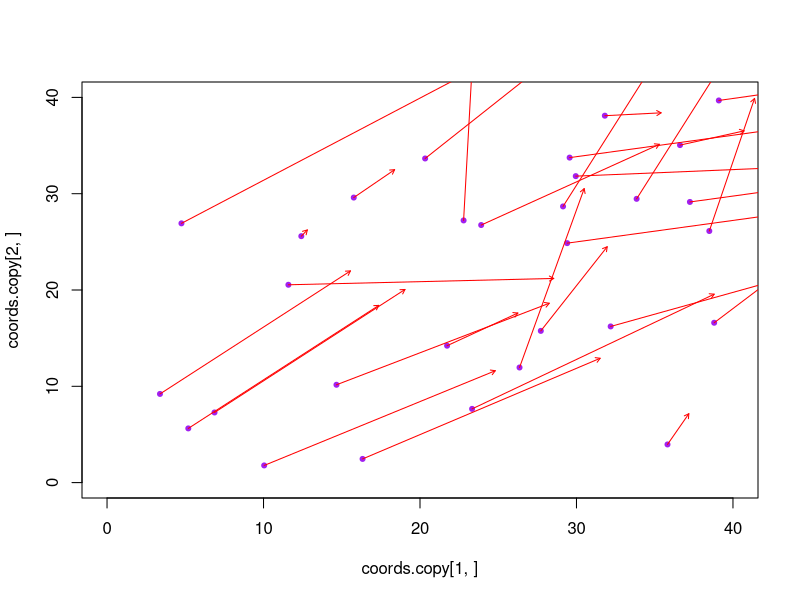
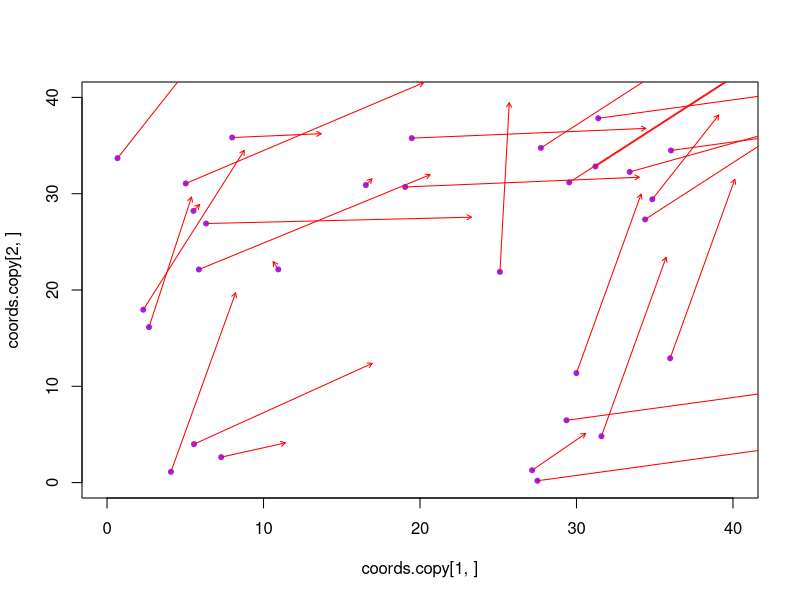
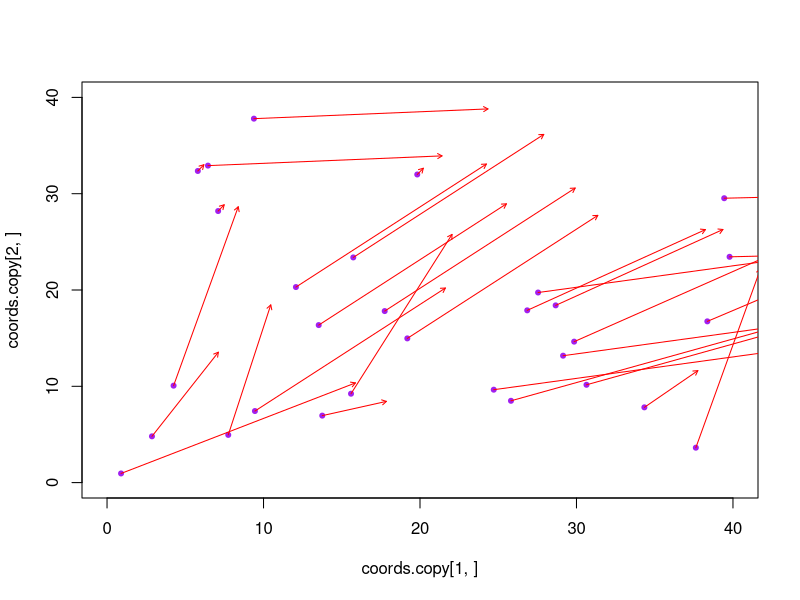
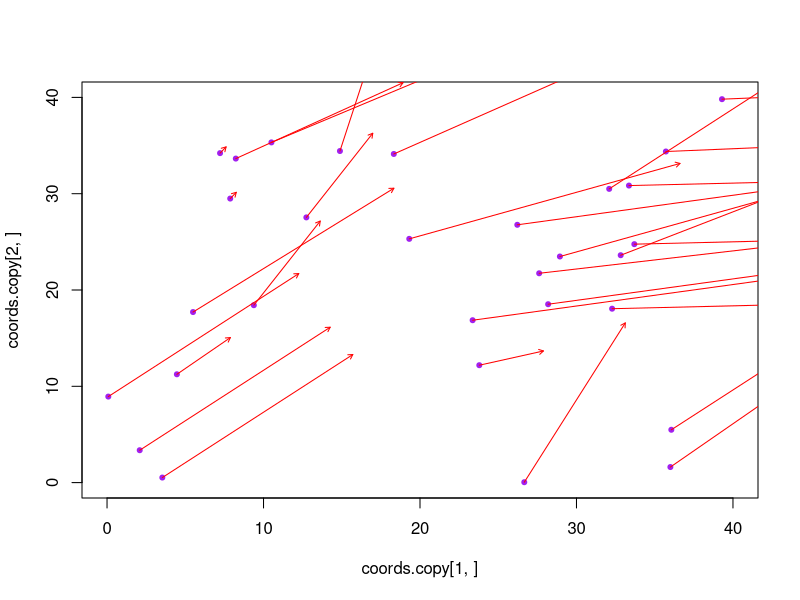
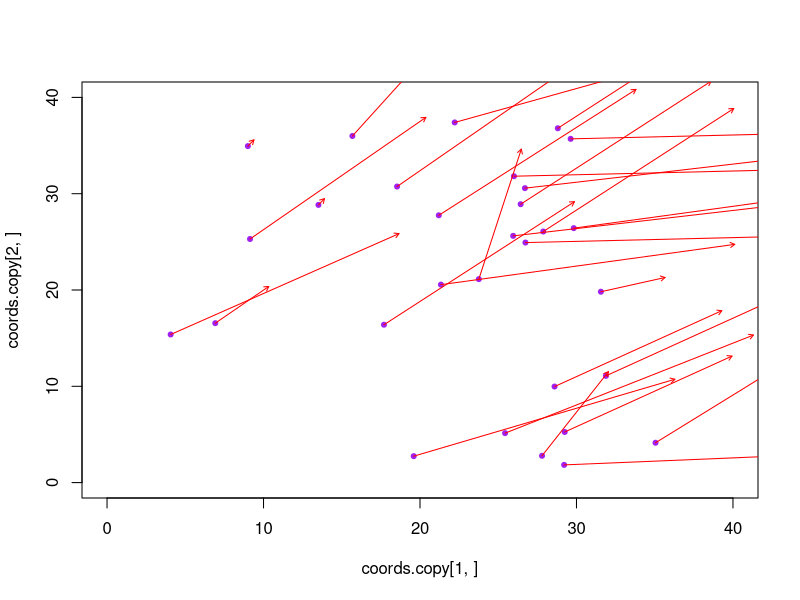
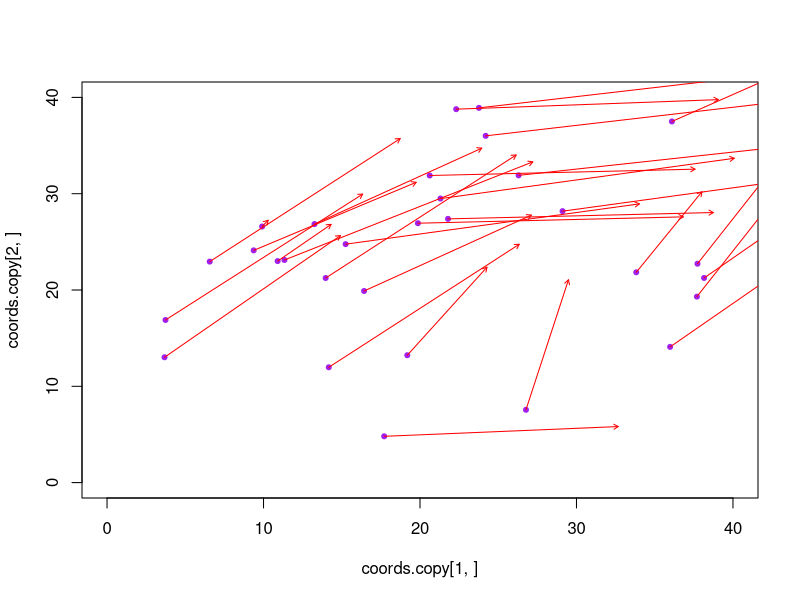
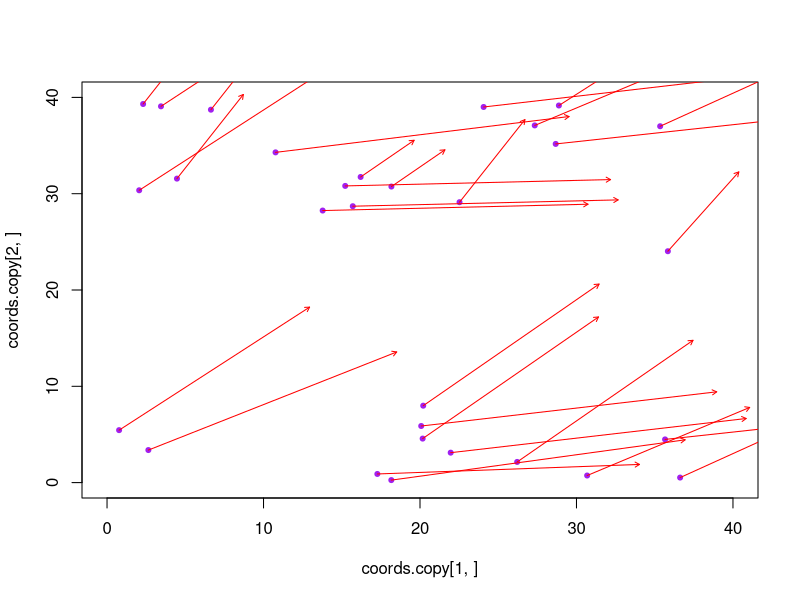
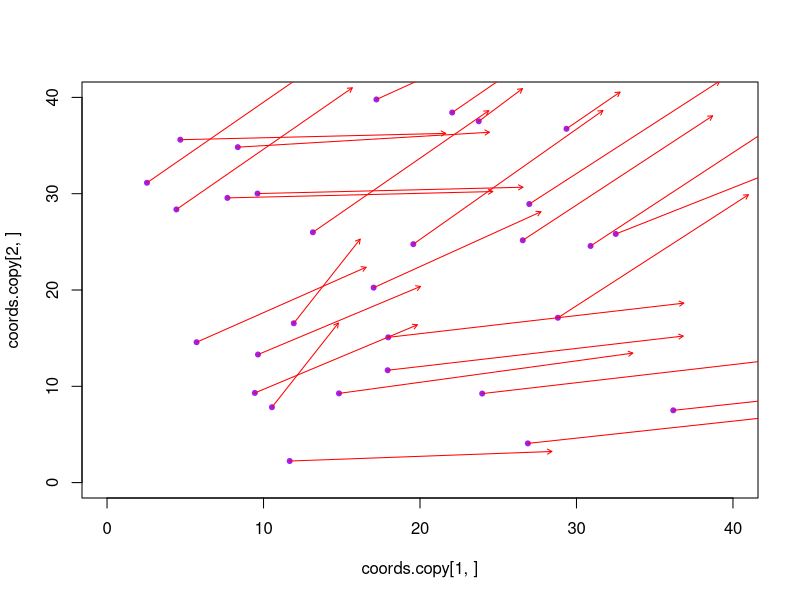

Here is the R script that generated these plots, in order:
# ---
# Particle Swarm Optimization
# Based on "Particle Swarm Optimization" by J.Kennedy and R.Eberhart
# ---

# -- Target function -- 
target = function(x, y){
  x^2 + y^2
}

# -- Random initialization of particles and velocity -- 
n.particles = 30
rows = 2
upper = 40
lower = 0
coords = matrix(runif(n.particles * rows, lower, upper), nrow=2, ncol=n.particles)
velocity = matrix(runif(n.particles * rows, lower, upper), nrow=2, ncol=n.particles)


# -- Testing Nearest Neighbor Velocity Matching and Craziness -- 
# nn.index returns a vector containing the index of the nearest neighbor for each particle
nn.index = function(coord.matrix){
  rows = ncol(coord.matrix)
  cols = ncol(coord.matrix)
  
  dist.matrix = matrix(0, nrow=rows, ncol=cols)
  argmin = c()
  
  # Euclidean distance
  for(i in 1:cols){
    for(j in 1:cols){
      if(i==j){
        dist.matrix[i, j] = Inf
      } else{
        dist.matrix[i, j] = ((coord.matrix[1, i] - coord.matrix[1, j])^2 + (coord.matrix[2, i] - coord.matrix[2, j])^2)^(1/2)
      }
    }
    # Argmin of current row
    argmin[i] = which.min(dist.matrix[i, ])
  }

  return(argmin)
}

# Loop
n.iterations = 20

coords.copy = coords
velocity.copy = velocity

n.crazy.particles = 4

for(i in 1:n.iterations){
  argmin = nn.index(coords.copy)
  velocity.copy = velocity.copy[, argmin]
  
  # Add craziness (stochastic variable -> randomly chosen velocities)
  crazy.particles = sample(1:n.particles, n.crazy.particles)
  craziness = matrix(runif(2 * n.crazy.particles, -2, 2), nrow=2, ncol=n.crazy.particles)
  velocity.copy[, crazy.particles] = velocity.copy[, crazy.particles] + craziness
  
  # %% keeps torus structure 
  coords.copy = (coords.copy + velocity.copy) %% upper
  
  plot(coords.copy[1, ], 
       coords.copy[2, ], 
       xlim = c(lower, upper), 
       ylim = c(lower, upper),
       pch = 20, 
       col = "purple")
  
  # Movement arrows
  arrows(x0 = coords.copy[1, ], 
         y0 = coords.copy[2, ], 
         x1 = coords.copy[1, ] + velocity.copy[1, ] * 0.5, 
         y1 = coords.copy[2, ] + velocity.copy[2, ] * 0.5, 
         length = 0.05, 
         col = "red")
  
  Sys.sleep(0.8)
}
